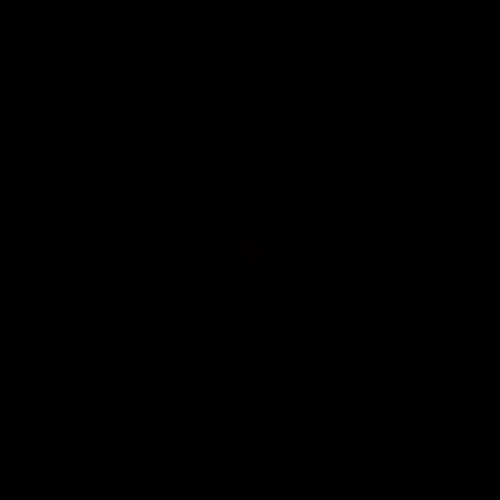
Frame 1 (no input)
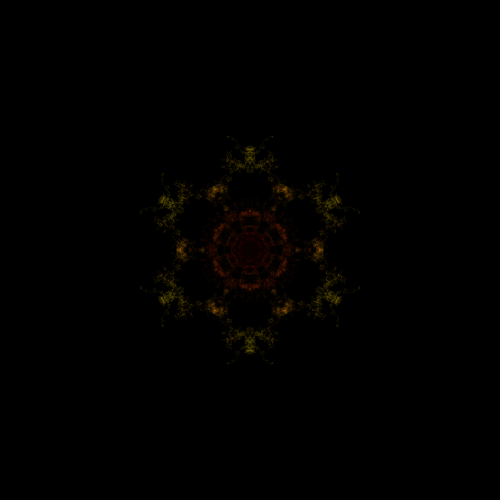
Frame 60 (the mouse pressed at the canvas centre just before this capture)
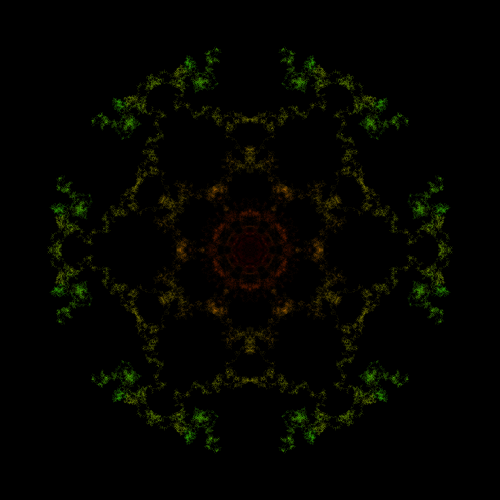
Frame 120 (the mouse held since frame 60 and released just before this capture)

The Processing sketch that drew these frames (run headless with seeded random() and noise(); from frame 60 on, the mouse is pressed at the canvas centre):

// Processing sketch: randomWalkerKaleidoscope2
// ── randomWalkerKaleidoscope2.pde
float phasorInc = 1.0 / 40000.0;
int nReflections = 6;
int nPointsPerFrame = 100;
int nAngles = 128;

Walker w;
Phasor p;
float[] angles;

PVector getVCoordinates(PVector v, float d, float a) {
  return new PVector(v.x + d * cos(a), v.y + d * sin(a));
}

float getAngleFromCenter(PVector v) {
  return atan2(v.y - height / 2, v.x - width / 2);
}

class Phasor {
  float inc;
  float phase;

  Phasor(float inc) {
    this.inc = inc;
  }

  void update() {
    phase += inc;

    while (phase >= 1.0) {
      phase -= 1.0;
    }
    while (phase < 0) {
      phase += 1.0;
    }
  }
}

class Walker {
  PVector v;

  Walker(float x, float y) {
    v = new PVector(x, y);
  }

  void update() {
    v = getVCoordinates(v, 1, angles[int(random(angles.length))]);

    float offset = width / 4;

    if (v.x >= width + offset) {
      v.x -= width + offset;
    }

    if (v.x < -offset) {
      v.x += width + offset;
    }

    if (v.y >= height + offset) {
      v.y -= height + offset;
    }

    if (v.y < 0) {
      v.y += height + offset;
    }

    float a = getAngleFromCenter(v);
    float d = dist(v.x, v.y, width / 2, height / 2);
    PVector center = new PVector(width / 2, height / 2);
    float rAngle = PI / (float) nReflections;
    stroke(p.phase * 255, 255, 255, map(d, 0, width, 2, 48));

    for (int i = 0; i < nReflections; i++) {
      float thisAngle = a + (TWO_PI / (float) nReflections) * i;

      PVector thisV = getVCoordinates(center, d, thisAngle);
      point(thisV.x, thisV.y);

      thisV = getVCoordinates(center, d, PI - thisAngle);
      point(thisV.x, thisV.y);
    }
  }
}

void setup() {
  size(500, 500);

  angles = new float[nAngles];
  for (int i = 0; i < angles.length; i++) {
    angles[i] = ((float) i / (float) nAngles) * TWO_PI;
  }

  w = new Walker(width / 2, height / 2);
  p = new Phasor(phasorInc);
  colorMode(HSB);
  background(0);
}

void draw() {
  for (int i = 0; i < nPointsPerFrame; i++) {
    p.update();
    w.update();
  }
}
